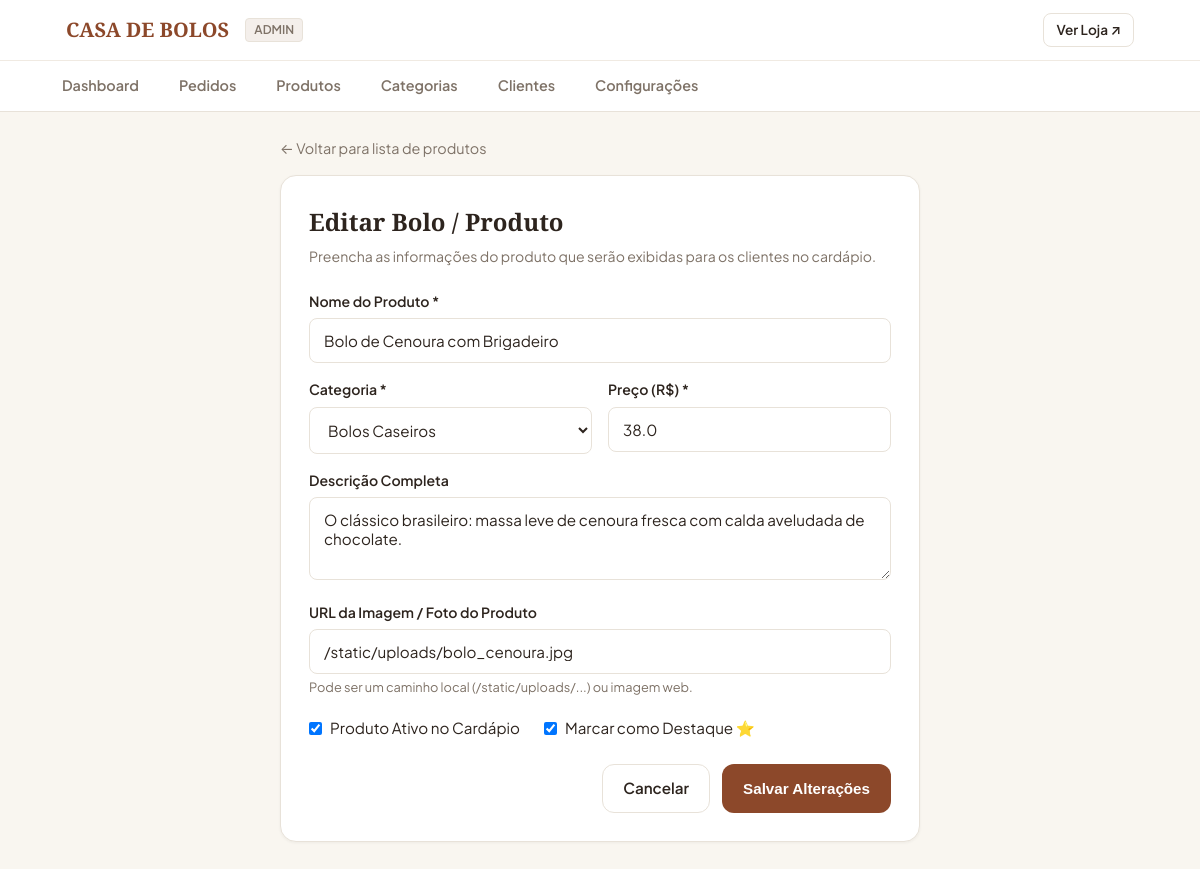
The page /admin/produtos/2/editar on the database its author committed.
### tables this page shows
CREATE TABLE produtos (
            id INTEGER PRIMARY KEY AUTOINCREMENT,
            categoria_id INTEGER NOT NULL,
            nome TEXT NOT NULL,
            descricao TEXT,
            preco REAL NOT NULL,
            imagem TEXT,
            ativo INTEGER DEFAULT 1,
            destaque INTEGER DEFAULT 0,
            created_at TIMESTAMP DEFAULT CURRENT_TIMESTAMP,
            updated_at TIMESTAMP DEFAULT CURRENT_TIMESTAMP,
            FOREIGN KEY (categoria_id) REFERENCES categorias(id)
        );

CREATE TABLE categorias (
            id INTEGER PRIMARY KEY AUTOINCREMENT,
            nome TEXT NOT NULL,
            descricao TEXT,
            ativo INTEGER DEFAULT 1,
            ordem INTEGER DEFAULT 0
        );

### routes/admin.py (the view, shortened to what this page needs)
@admin_bp.route('/produtos/<int:produto_id>/editar', methods=['GET', 'POST'])
def produto_editar(produto_id):
    produto = ProdutoService.obter_produto(produto_id)
    if not produto:
        flash('Produto não encontrado.', 'warning')
        return redirect(url_for('admin.produtos'))
    categorias = CategoriaModel.list_all(somente_ativas=False)
    return render_template('admin/produto_form.html', produto=produto, categorias=categorias)

### app.py (called while the page is built)
def create_app():
    app = Flask(__name__)
    app.config.from_object(Config)
    with app.app_context():
        init_db()
    app.register_blueprint(cliente_bp)
    app.register_blueprint(catalogo_bp)
    app.register_blueprint(pedido_bp)
    app.register_blueprint(admin_bp)
    @app.template_filter('moeda')
    def formatar_moeda(valor):
        try:
            return f"R$ {float(valor):,.2f}".replace(',', 'X').replace('.', ',').replace('X', '.')
        except (ValueError, TypeError):
            return "R$ 0,00"
    @app.context_processor
    def inject_global_data():
        from services.pedido_service import PedidoService
        return {
            'loja_nome': Config.STORE_NAME,
            'loja_telefone': Config.STORE_PHONE,
            'loja_endereco': Config.STORE_ADDRESS,
            'taxa_entrega_padrao': PedidoService.get_taxa_entrega()
        }
    return app

### database.py (called while the page is built)
def get_db_connection():
    os.makedirs(os.path.dirname(Config.DATABASE), exist_ok=True)
    conn = sqlite3.connect(Config.DATABASE)
    conn.row_factory = sqlite3.Row
    conn.execute("PRAGMA foreign_keys = ON")
    return conn

### models/categoria.py (called while the page is built)
    @staticmethod
    def list_all(somente_ativas=False):
        conn = get_db_connection()
        cursor = conn.cursor()
        if somente_ativas:
            cursor.execute("SELECT * FROM categorias WHERE ativo = 1 ORDER BY ordem ASC, nome ASC")
        else:
            cursor.execute("SELECT * FROM categorias ORDER BY ordem ASC, nome ASC")
        categorias = [dict(row) for row in cursor.fetchall()]
        conn.close()
        return categorias

### models/produto.py (called while the page is built)
    @staticmethod
    def get_by_id(produto_id):
        conn = get_db_connection()
        cursor = conn.cursor()
        cursor.execute('''
            SELECT p.*, c.nome as categoria_nome
            FROM produtos p
            JOIN categorias c ON p.categoria_id = c.id
            WHERE p.id = ?
        ''', (produto_id,))
        produto = cursor.fetchone()
        conn.close()
        return dict(produto) if produto else None

### services/pedido_service.py (called while the page is built)
    @staticmethod
    def get_taxa_entrega():
        conn = get_db_connection()
        cursor = conn.cursor()
        cursor.execute("SELECT valor FROM configuracoes WHERE chave = 'taxa_entrega'")
        row = cursor.fetchone()
        conn.close()
        return float(row['valor']) if row else 7.50

### services/produto_service.py (called while the page is built)
    @staticmethod
    def obter_produto(produto_id):
        return ProdutoModel.get_by_id(produto_id)

### templates/admin/produto_form.html (shortened to what this page needs)
{% extends 'admin/base_admin.html' %}
{% block content %}
<div style="max-width: 640px; margin: 0 auto;">
  <a href="{{ url_for('admin.produtos') }}" style="display: inline-flex; align-items: center; gap: 6px; font-size: 0.9rem; color: var(--muted); margin-bottom: 16px;">
    ← Voltar para lista de produtos
  </a>
  <div style="background: var(--surface); border: 1px solid var(--border); border-radius: var(--radius-lg); padding: 28px; box-shadow: var(--shadow-sm);">
    <h1 style="font-size: 1.5rem; margin-bottom: 6px;">
      {% if produto %}Editar Bolo / Produto{% else %}Cadastrar Novo Bolo / Produto{% endif %}
    </h1>
    <p style="font-size: 0.88rem; color: var(--muted); margin-bottom: 24px;">
      Preencha as informações do produto que serão exibidas para os clientes no cardápio.
    </p>
    <form method="POST">
      <div class="form-group">
        <label class="form-label" for="nome">Nome do Produto *</label>
        <input type="text" id="nome" name="nome" class="form-control" placeholder="Ex: Bolo de Chocolate Vulcão" value="{{ produto.nome if produto else '' }}" required>
      </div>
      <div style="display: grid; grid-template-columns: 1fr 1fr; gap: 16px;">
        <div class="form-group">
          <label class="form-label" for="categoria_id">Categoria *</label>
          <select id="categoria_id" name="categoria_id" class="form-control" required>
            {% for cat in categorias %}
              <option value="{{ cat.id }}" {% if produto and produto.categoria_id == cat.id %}selected{% endif %}>
                {{ cat.nome }}
              </option>
            {% endfor %}
          </select>
        </div>
        <div class="form-group">
          <label class="form-label" for="preco">Preço (R$) *</label>
          <input type="number" step="0.01" min="0" id="preco" name="preco" class="form-control" placeholder="39.90" value="{{ produto.preco if produto else '' }}" required>
        </div>
      </div>
      <div class="form-group">
        <label class="form-label" for="descricao">Descrição Completa</label>
        <textarea id="descricao" name="descricao" rows="3" class="form-control" placeholder="Massa fofinha com cobertura generosa...">{{ produto.descricao if produto else '' }}</textarea>
      </div>
      <div class="form-group">
        <label class="form-label" for="imagem">URL da Imagem / Foto do Produto</label>
        <input type="text" id="imagem" name="imagem" class="form-control" placeholder="/static/uploads/bolo_chocolate.jpg" value="{{ produto.imagem if produto else '' }}">
        <small style="color: var(--muted); font-size: 0.8rem; display: block; margin-top: 4px;">
          Pode ser um caminho local (/static/uploads/...) ou imagem web.
        </small>
      </div>
      <div style="display: flex; gap: 24px; margin: 20px 0;">
        <label style="display: flex; align-items: center; gap: 8px; cursor: pointer; font-size: 0.95rem;">
          <input type="checkbox" name="ativo" value="1" {% if not produto or produto.ativo %}checked{% endif %}>
          <span>Produto Ativo no Cardápio</span>
        </label>
        <label style="display: flex; align-items: center; gap: 8px; cursor: pointer; font-size: 0.95rem;">
          <input type="checkbox" name="destaque" value="1" {% if produto and produto.destaque %}checked{% endif %}>
          <span>Marcar como Destaque ⭐</span>
        </label>
      </div>
      <div style="display: flex; justify-content: flex-end; gap: 12px; margin-top: 24px;">
        <a href="{{ url_for('admin.produtos') }}" class="btn btn-outline">Cancelar</a>
        <button type="submit" class="btn btn-primary">
          {% if produto %}Salvar Alterações{% else %}Cadastrar Produto{% endif %}
        </button>
      </div>
    </form>
  </div>
</div>
{% endblock %}

### static/css/style.css (style rules this page uses)
:root { --background: #FAF7F2; --surface: #FFFFFF; --surface-alt: #F4EFEB; --text: #2D241E; --muted: #7E7267; --primary: #8C482A; --primary-hover: #73371D; --primary-light: #F7EFEA; --accent: #D48C46; --border: #E8E2D9; --border-focus: #8C482A; --success: #2E7D32; --warning: #ED6C02; --danger: #D32F2F; --radius: 12px; --radius-sm: 8px; --radius-lg: 16px; --shadow-sm: 0 1px 3px rgba(45, 36, 30, 0.05); --shadow-md: 0 4px 12px rgba(45, 36, 30, 0.08); --font-serif: 'Playfair Display', Georgia, serif; --font-sans: 'Plus Jakarta Sans', system-ui, -apple-system, sans-serif; }
* { box-sizing: border-box; margin: 0; padding: 0; }
body { background-color: var(--background); color: var(--text); font-family: var(--font-sans); line-height: 1.5; -webkit-font-smoothing: antialiased; }
h1, h2, h3, .brand-font { font-family: var(--font-serif); font-weight: 600; color: var(--text); }
a { color: inherit; text-decoration: none; }
.btn { display: inline-flex; align-items: center; justify-content: center; gap: 8px; padding: 12px 20px; font-size: 0.95rem; font-weight: 600; border-radius: var(--radius); border: 1px solid transparent; cursor: pointer; transition: all 0.15s ease-in-out; text-align: center; white-space: nowrap; }
.btn-primary { background-color: var(--primary); color: #FFFFFF; }
.btn-outline { background-color: transparent; border-color: var(--border); color: var(--text); }
.form-group { margin-bottom: 16px; }
.form-label { display: block; font-size: 0.88rem; font-weight: 600; margin-bottom: 6px; color: var(--text); }
.form-control { width: 100%; padding: 12px 14px; font-size: 0.95rem; font-family: inherit; border: 1px solid var(--border); border-radius: var(--radius-sm); background: var(--surface); color: var(--text); }

### rows shown on the page
produtos: nome "Bolo de Cenoura com Brigadeiro", categoria_id "Bolos Caseiros", preco "38.0", descricao "O clássico brasileiro: massa leve de cenoura fresca com calda aveludada de chocolate.", imagem "/static/uploads/bolo_cenoura.jpg", ativo "☑", destaque "☑"
